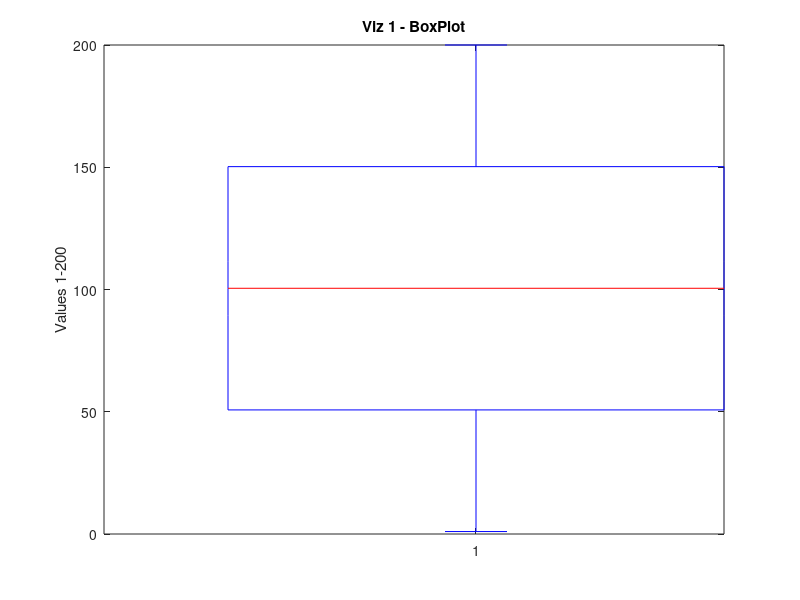

Write MATLAB code to recreate this figure. (Note: this script raises an error after producing the figure.)
array1 = 1:1:200;
disp(array1)
boxplot(array1)
ylabel("Values 1-200")
title('Viz 1 - BoxPlot')

array2 = rand(1,10000);
disp(array2)
histogram(array2, 20)
xlabel('Bins (Automatic Binning)')
ylabel('Random Values')
title('Histogram of 10000 Random numbers from Uniform Distribution')

a = 1;
b = 100;
r = (b-a).*rand(1, 100) + a;
array = 1:1:100;
f = fopen('guassian_matlab.bin', 'w');
fwrite(f, r, 'float');
plot(array,r)
xlabel('Instances 1-100')
ylabel('Random numbers - Guassian Distribution')
title('Line Graph of Guassian distribution')
fclose(f);


input_file = fopen('guassian_matlab.bin');
r = fread(input_file, 'float');
histogram(r, [0,14,28,42,56,70,84,100])
xticks([0,14,28,42,56,70,84,100])
ylabel('Frequency')
xlabel('Bins')
title('Histogram -Guassian - divided into 7 bins')
fclose(input_file);